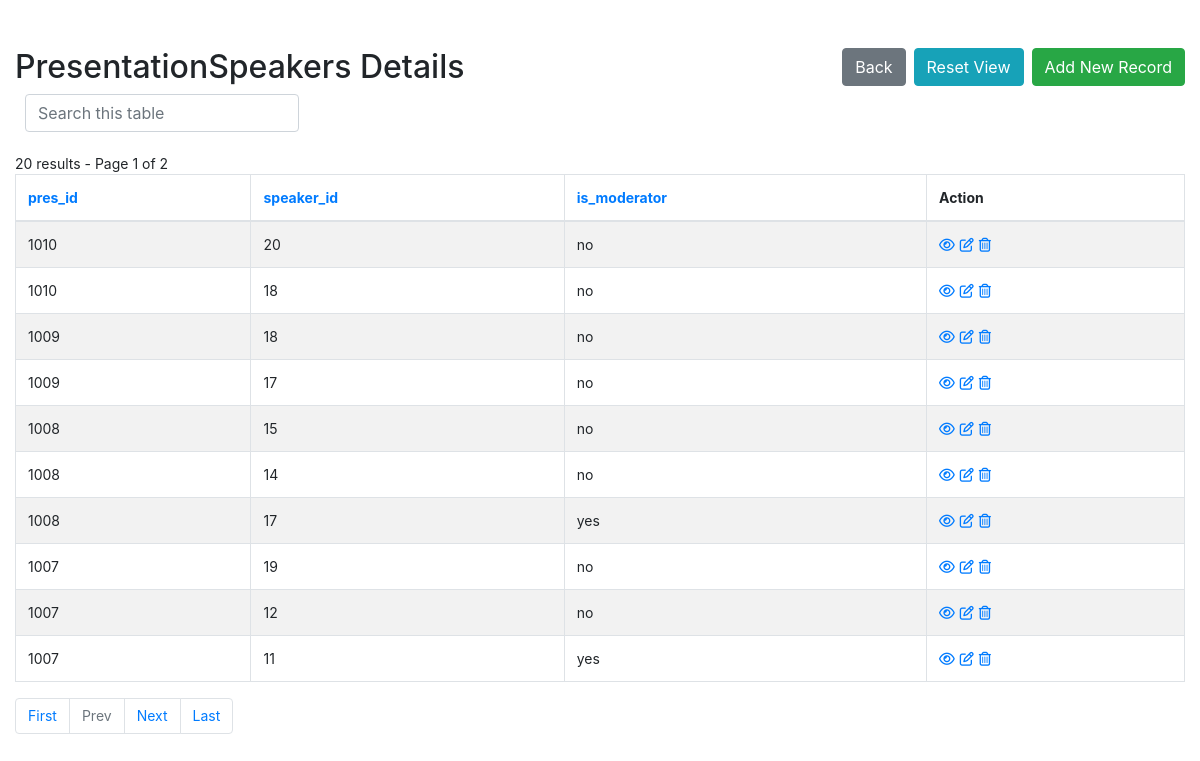
Page /admin/PresentationSpeakers-index.php on the committed database.
### tables this page shows
create table PresentationSpeakers (
    pres_id int,
    speaker_id int,
    is_moderator enum('no', 'yes'),
    foreign key (pres_id) references Presentations(pres_id) on delete cascade,
    foreign key (speaker_id) references Speakers(speaker_id) on delete cascade 
);

### admin/config.php (called while the page is built, shortened)
<?php
$no_of_records_per_page = 10;
?>

### admin/PresentationSpeakers-index.php (the view, shortened to what this page needs)
<!DOCTYPE html>
<html lang="en">
<head>
    <link rel="stylesheet" href="https://stackpath.bootstrapcdn.com/bootstrap/4.5.0/css/bootstrap.min.css">
</head>
<body>
    <section class="pt-5">
        <div class="container-fluid">
            <div class="row">
                <div class="col-md-12">
                    <div class="page-header clearfix">
                        <h2 class="float-left">PresentationSpeakers Details</h2>
                        <a href="PresentationSpeakers-create.php" class="btn btn-success float-right">Add New Record</a>
                        <a href="PresentationSpeakers-index.php" class="btn btn-info float-right mr-2">Reset View</a>
                        <a href="index.php" class="btn btn-secondary float-right mr-2">Back</a>
                    </div>
                    <div class="form-row">
                        <form action="PresentationSpeakers-index.php" method="get">
                        <div class="col">
                          <input type="text" class="form-control" placeholder="Search this table" name="search">
                        </div>
                    </div>
                    <br>
                    <?php
                    require_once "config.php";
                    $domain     = $_SERVER['HTTP_HOST'];
                    $script   = $_SERVER['SCRIPT_NAME'];
                    $parameters   = $_SERVER['QUERY_STRING'];
                    $protocol=strpos(strtolower($_SERVER['SERVER_PROTOCOL']),'https')
                                === FALSE ? 'http' : 'https';
                    $currenturl = $protocol . '://' . $domain. $script . '?' . $parameters;
                    if (isset($_GET['pageno'])) {
                        $pageno = $_GET['pageno'];
                    } else {
                        $pageno = 1;
                    }
                    $offset = ($pageno-1) * $no_of_records_per_page;
                    $total_pages_sql = "SELECT COUNT(*) FROM PresentationSpeakers";
                    $result = mysqli_query($link,$total_pages_sql);
                    $total_rows = mysqli_fetch_array($result)[0];
                    $total_pages = ceil($total_rows / $no_of_records_per_page);
                    $order = 'pres_id';
                    $sortBy = array('asc', 'desc'); $sort = 'desc';
                    $sql = "SELECT * FROM PresentationSpeakers ORDER BY $order $sort LIMIT $offset, $no_of_records_per_page";
                    $count_pages = "SELECT * FROM PresentationSpeakers";
                    if(!empty($_GET['search'])) {
                        $search = ($_GET['search']);
                        $sql = "SELECT * FROM PresentationSpeakers
                            WHERE CONCAT_WS (pres_id,speaker_id,is_moderator)
                            LIKE '%$search%'
                            ORDER BY $order $sort
                            LIMIT $offset, $no_of_records_per_page";
                        $count_pages = "SELECT * FROM PresentationSpeakers
                            WHERE CONCAT_WS (pres_id,speaker_id,is_moderator)
                            LIKE '%$search%'
                            ORDER BY $order $sort";
                    }
                    else {
                        $search = "";
                    }
                    if($result = mysqli_query($link, $sql)){
                        if(mysqli_num_rows($result) > 0){
                            if ($result_count = mysqli_query($link, $count_pages)) {
                               $total_pages = ceil(mysqli_num_rows($result_count) / $no_of_records_per_page);
                           }
                            $number_of_results = mysqli_num_rows($result_count);
                            echo " " . $number_of_results . " results - Page " . $pageno . " of " . $total_pages;
                            echo "<table class='table table-bordered table-striped'>";
                                echo "<thead>";
                                    echo "<tr>";
                                        echo "<th><a href=?search=$search&sort=&order=pres_id&sort=$sort>pres_id</th>";
										echo "<th><a href=?search=$search&sort=&order=speaker_id&sort=$sort>speaker_id</th>";
										echo "<th><a href=?search=$search&sort=&order=is_moderator&sort=$sort>is_moderator</th>";
                                        echo "<th>Action</th>";
                                    echo "</tr>";
                                echo "</thead>";
                                echo "<tbody>";
                                while($row = mysqli_fetch_array($result)){
                                    echo "<tr>";
                                    echo "<td>" . $row['pres_id'] . "</td>";echo "<td>" . $row['speaker_id'] . "</td>";echo "<td>" . $row['is_moderator'] . "</td>";
                                        echo "<td>";
                                            echo "<a href='PresentationSpeakers-read.php?person_id=". $row['pres_id'] ."' title='View Record' data-toggle='tooltip'><i class='far fa-eye'></i></a>";
                                            echo "<a href='PresentationSpeakers-update.php?person_id=". $row['p'] ."' title='Update Record' data-toggle='tooltip'><i class='far fa-edit'></i></a>";
                                            echo "<a href='PresentationSpeakers-delete.php?person_id=". $row['p'] ."' title='Delete Record' data-toggle='tooltip'><i class='far fa-trash-alt'></i></a>";
                                        echo "</td>";
                                    echo "</tr>";
                                }
                                echo "</tbody>";
                            echo "</table>";
?>
                                <ul class="pagination" align-right>
                                <?php
                                    $new_url = preg_replace('/&?pageno=[^&]*/', '', $currenturl);
                                 ?>
                                    <li class="page-item"><a class="page-link" href="<?php echo $new_url .'&pageno=1' ?>">First</a></li>
                                    <li class="page-item <?php if($pageno <= 1){ echo 'disabled'; } ?>">
                                        <a class="page-link" href="<?php if($pageno <= 1){ echo '#'; } else { echo $new_url ."&pageno=".($pageno - 1); } ?>">Prev</a>
                                    </li>
                                    <li class="page-item <?php if($pageno >= $total_pages){ echo 'disabled'; } ?>">
                                        <a class="page-link" href="<?php if($pageno >= $total_pages){ echo '#'; } else { echo $new_url . "&pageno=".($pageno + 1); } ?>">Next</a>
                                    </li>
                                    <li class="page-item <?php if($pageno >= $total_pages){ echo 'disabled'; } ?>">
                                        <a class="page-item"><a class="page-link" href="<?php echo $new_url .'&pageno=' . $total_pages; ?>">Last</a>
                                    </li>
                                </ul>
<?php
                        } else{
                            echo "<p class='lead'><em>No records were found.</em></p>";
                        }
                    } else{
                        echo "ERROR: Could not able to execute $sql. " . mysqli_error($link);
                    }
                    ?>
                </div>
            </div>
        </div>
    </section>
</body>
</html>

### admin/PresentationSpeakers-index.php (style rules this page uses)
.page-header h2 { margin-top: 0; }
table tr td:last-child a { margin-right: 5px; }
body { font-size: 14px; }

### rows in the picture
presentationspeakers: pres "1010", speaker "20", is_moderator "no"
presentationspeakers: pres "1010", speaker "18", is_moderator "no"
presentationspeakers: pres "1009", speaker "18", is_moderator "no"
presentationspeakers: pres "1009", speaker "17", is_moderator "no"
presentationspeakers: pres "1008", speaker "15", is_moderator "no"
presentationspeakers: pres "1008", speaker "14", is_moderator "no"
presentationspeakers: pres "1008", speaker "17", is_moderator "yes"
presentationspeakers: pres "1007", speaker "19", is_moderator "no"
presentationspeakers: pres "1007", speaker "12", is_moderator "no"
presentationspeakers: pres "1007", speaker "11", is_moderator "yes"

### other values in the picture
$number_of_results "20"
$pageno "1"
$total_pages "2"
